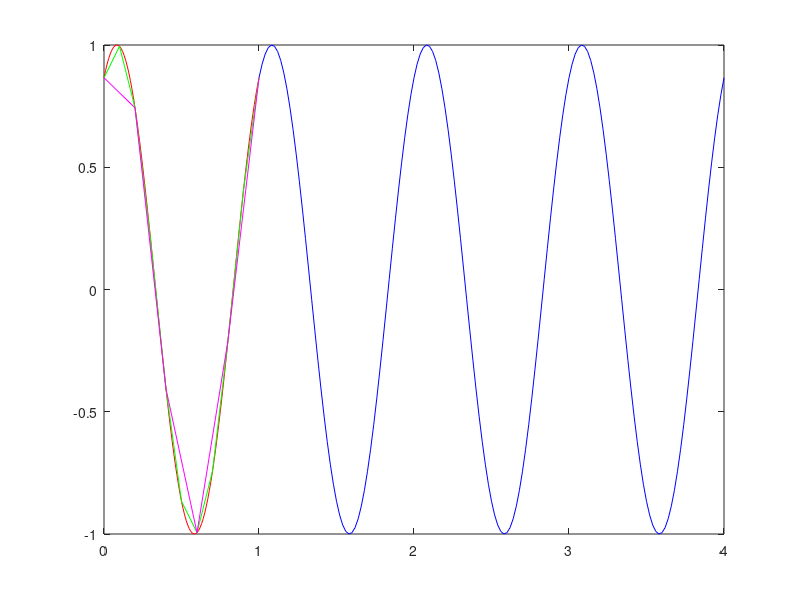

The MATLAB script that drew this image:
t = linspace(1,4,151);
x=sin(2*pi*t+pi/3)

figure
plot(t,x,'b');

hold on

t = [0:0.01:1];
x=sin(2*pi*t+pi/3);
plot(t,x,'r');

t = [0:0.1:1];
x=sin(2*pi*t+pi/3);
plot(t,x,'g');

t = [0:0.2:1];
x=sin(2*pi*t+pi/3);
plot(t,x,'m');






